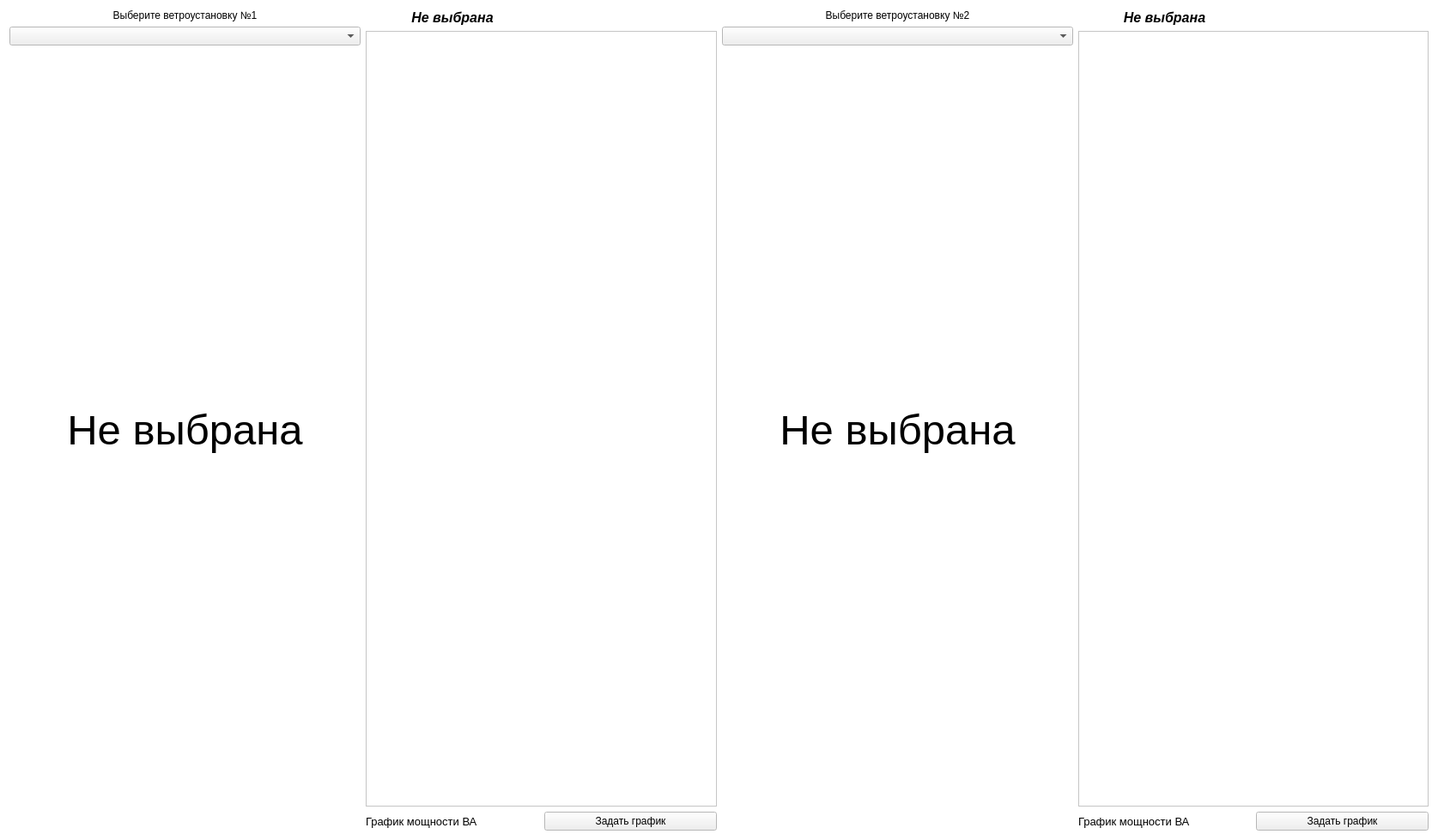
<?xml version="1.0" encoding="UTF-8"?>
<ui version="4.0">
 <class>WindGenerator</class>
 <widget class="QWidget" name="WindGenerator">
  <property name="geometry">
   <rect>
    <x>0</x>
    <y>0</y>
    <width>1675</width>
    <height>979</height>
   </rect>
  </property>
  <property name="sizePolicy">
   <sizepolicy hsizetype="Preferred" vsizetype="Preferred">
    <horstretch>1</horstretch>
    <verstretch>1</verstretch>
   </sizepolicy>
  </property>
  <property name="minimumSize">
   <size>
    <width>0</width>
    <height>0</height>
   </size>
  </property>
  <property name="maximumSize">
   <size>
    <width>1920</width>
    <height>1080</height>
   </size>
  </property>
  <property name="palette">
   <palette>
    <active>
     <colorrole role="Base">
      <brush brushstyle="SolidPattern">
       <color alpha="255">
        <red>255</red>
        <green>255</green>
        <blue>255</blue>
       </color>
      </brush>
     </colorrole>
     <colorrole role="Window">
      <brush brushstyle="SolidPattern">
       <color alpha="255">
        <red>255</red>
        <green>255</green>
        <blue>255</blue>
       </color>
      </brush>
     </colorrole>
    </active>
    <inactive>
     <colorrole role="Base">
      <brush brushstyle="SolidPattern">
       <color alpha="255">
        <red>255</red>
        <green>255</green>
        <blue>255</blue>
       </color>
      </brush>
     </colorrole>
     <colorrole role="Window">
      <brush brushstyle="SolidPattern">
       <color alpha="255">
        <red>255</red>
        <green>255</green>
        <blue>255</blue>
       </color>
      </brush>
     </colorrole>
    </inactive>
    <disabled>
     <colorrole role="Base">
      <brush brushstyle="SolidPattern">
       <color alpha="255">
        <red>255</red>
        <green>255</green>
        <blue>255</blue>
       </color>
      </brush>
     </colorrole>
     <colorrole role="Window">
      <brush brushstyle="SolidPattern">
       <color alpha="255">
        <red>255</red>
        <green>255</green>
        <blue>255</blue>
       </color>
      </brush>
     </colorrole>
    </disabled>
   </palette>
  </property>
  <property name="windowTitle">
   <string>Form</string>
  </property>
  <layout class="QHBoxLayout" name="horizontalLayout_9">
   <item>
    <layout class="QHBoxLayout" name="horizontalLayout_6">
     <item>
      <layout class="QVBoxLayout" name="verticalLayout_3">
       <item>
        <widget class="QLabel" name="label_9">
         <property name="layoutDirection">
          <enum>Qt::LeftToRight</enum>
         </property>
         <property name="text">
          <string>Выберите ветроустановку №1</string>
         </property>
         <property name="alignment">
          <set>Qt::AlignCenter</set>
         </property>
        </widget>
       </item>
       <item>
        <widget class="QComboBox" name="mSelectWG_1">
         <property name="contextMenuPolicy">
          <enum>Qt::PreventContextMenu</enum>
         </property>
        </widget>
       </item>
       <item>
        <widget class="QLabel" name="mImageWG_1">
         <property name="sizePolicy">
          <sizepolicy hsizetype="Expanding" vsizetype="Expanding">
           <horstretch>0</horstretch>
           <verstretch>1</verstretch>
          </sizepolicy>
         </property>
         <property name="maximumSize">
          <size>
           <width>500</width>
           <height>16777215</height>
          </size>
         </property>
         <property name="font">
          <font>
           <pointsize>37</pointsize>
          </font>
         </property>
         <property name="text">
          <string>Не выбрана</string>
         </property>
         <property name="scaledContents">
          <bool>true</bool>
         </property>
         <property name="alignment">
          <set>Qt::AlignCenter</set>
         </property>
        </widget>
       </item>
       <item>
        <layout class="QHBoxLayout" name="horizontalLayout_4">
         <item>
          <spacer name="horizontalSpacer_3">
           <property name="orientation">
            <enum>Qt::Horizontal</enum>
           </property>
           <property name="sizeHint" stdset="0">
            <size>
             <width>40</width>
             <height>20</height>
            </size>
           </property>
          </spacer>
         </item>
         <item>
          <widget class="QLabel" name="label_2">
           <property name="sizePolicy">
            <sizepolicy hsizetype="Preferred" vsizetype="Preferred">
             <horstretch>0</horstretch>
             <verstretch>0</verstretch>
            </sizepolicy>
           </property>
           <property name="text">
            <string/>
           </property>
           <property name="pixmap">
            <pixmap resource="rs.qrc">:/Resources/model/Screenshot_15.png</pixmap>
           </property>
           <property name="scaledContents">
            <bool>true</bool>
           </property>
          </widget>
         </item>
         <item>
          <spacer name="horizontalSpacer_4">
           <property name="orientation">
            <enum>Qt::Horizontal</enum>
           </property>
           <property name="sizeHint" stdset="0">
            <size>
             <width>40</width>
             <height>20</height>
            </size>
           </property>
          </spacer>
         </item>
        </layout>
       </item>
      </layout>
     </item>
     <item>
      <layout class="QVBoxLayout" name="verticalLayout_4">
       <item>
        <layout class="QHBoxLayout" name="horizontalLayout">
         <item>
          <widget class="QLabel" name="mSelectedWG">
           <property name="font">
            <font>
             <pointsize>12</pointsize>
             <weight>75</weight>
             <italic>true</italic>
             <bold>true</bold>
            </font>
           </property>
           <property name="text">
            <string>Не выбрана</string>
           </property>
           <property name="alignment">
            <set>Qt::AlignCenter</set>
           </property>
          </widget>
         </item>
         <item>
          <widget class="QLabel" name="CheckIcon_1">
           <property name="text">
            <string/>
           </property>
           <property name="pixmap">
            <pixmap resource="rs.qrc">:/Resources/Icon/warning4.png</pixmap>
           </property>
           <property name="alignment">
            <set>Qt::AlignCenter</set>
           </property>
          </widget>
         </item>
        </layout>
       </item>
       <item>
        <widget class="QTableView" name="tableView_WG_1">
         <property name="minimumSize">
          <size>
           <width>0</width>
           <height>0</height>
          </size>
         </property>
         <property name="midLineWidth">
          <number>1</number>
         </property>
         <property name="verticalScrollBarPolicy">
          <enum>Qt::ScrollBarAlwaysOff</enum>
         </property>
         <property name="horizontalScrollBarPolicy">
          <enum>Qt::ScrollBarAlwaysOff</enum>
         </property>
        </widget>
       </item>
       <item>
        <layout class="QHBoxLayout" name="horizontalLayout_8">
         <item>
          <widget class="QLabel" name="label_4">
           <property name="font">
            <font>
             <pointsize>10</pointsize>
            </font>
           </property>
           <property name="text">
            <string>График мощности ВА</string>
           </property>
          </widget>
         </item>
         <item>
          <widget class="QPushButton" name="speedPowerButton1">
           <property name="text">
            <string>Задать график</string>
           </property>
          </widget>
         </item>
        </layout>
       </item>
      </layout>
     </item>
    </layout>
   </item>
   <item>
    <layout class="QHBoxLayout" name="horizontalLayout_5">
     <item>
      <layout class="QVBoxLayout" name="verticalLayout">
       <item>
        <widget class="QLabel" name="label_10">
         <property name="sizePolicy">
          <sizepolicy hsizetype="Preferred" vsizetype="Preferred">
           <horstretch>0</horstretch>
           <verstretch>0</verstretch>
          </sizepolicy>
         </property>
         <property name="layoutDirection">
          <enum>Qt::LeftToRight</enum>
         </property>
         <property name="text">
          <string>Выберите ветроустановку №2</string>
         </property>
         <property name="alignment">
          <set>Qt::AlignCenter</set>
         </property>
        </widget>
       </item>
       <item>
        <widget class="QComboBox" name="mSelectWG_2"/>
       </item>
       <item>
        <widget class="QLabel" name="mImageWG_2">
         <property name="sizePolicy">
          <sizepolicy hsizetype="Expanding" vsizetype="Expanding">
           <horstretch>1</horstretch>
           <verstretch>0</verstretch>
          </sizepolicy>
         </property>
         <property name="maximumSize">
          <size>
           <width>500</width>
           <height>16777215</height>
          </size>
         </property>
         <property name="font">
          <font>
           <pointsize>37</pointsize>
          </font>
         </property>
         <property name="text">
          <string>Не выбрана</string>
         </property>
         <property name="scaledContents">
          <bool>true</bool>
         </property>
         <property name="alignment">
          <set>Qt::AlignCenter</set>
         </property>
        </widget>
       </item>
       <item>
        <layout class="QHBoxLayout" name="horizontalLayout_3">
         <item>
          <spacer name="horizontalSpacer">
           <property name="orientation">
            <enum>Qt::Horizontal</enum>
           </property>
           <property name="sizeHint" stdset="0">
            <size>
             <width>40</width>
             <height>20</height>
            </size>
           </property>
          </spacer>
         </item>
         <item>
          <widget class="QLabel" name="label">
           <property name="sizePolicy">
            <sizepolicy hsizetype="Preferred" vsizetype="Preferred">
             <horstretch>0</horstretch>
             <verstretch>0</verstretch>
            </sizepolicy>
           </property>
           <property name="maximumSize">
            <size>
             <width>216</width>
             <height>16777215</height>
            </size>
           </property>
           <property name="text">
            <string/>
           </property>
           <property name="pixmap">
            <pixmap resource="rs.qrc">:/Resources/model/Screenshot_16.png</pixmap>
           </property>
           <property name="scaledContents">
            <bool>true</bool>
           </property>
           <property name="alignment">
            <set>Qt::AlignCenter</set>
           </property>
          </widget>
         </item>
         <item>
          <spacer name="horizontalSpacer_2">
           <property name="orientation">
            <enum>Qt::Horizontal</enum>
           </property>
           <property name="sizeHint" stdset="0">
            <size>
             <width>40</width>
             <height>20</height>
            </size>
           </property>
          </spacer>
         </item>
        </layout>
       </item>
      </layout>
     </item>
     <item>
      <layout class="QVBoxLayout" name="verticalLayout_2">
       <item>
        <layout class="QHBoxLayout" name="horizontalLayout_2" stretch="0,0">
         <item>
          <widget class="QLabel" name="mSelectedWG_2">
           <property name="font">
            <font>
             <pointsize>12</pointsize>
             <weight>75</weight>
             <italic>true</italic>
             <bold>true</bold>
            </font>
           </property>
           <property name="text">
            <string>Не выбрана</string>
           </property>
           <property name="alignment">
            <set>Qt::AlignCenter</set>
           </property>
          </widget>
         </item>
         <item>
          <widget class="QLabel" name="CheckIcon_2">
           <property name="text">
            <string/>
           </property>
           <property name="pixmap">
            <pixmap resource="rs.qrc">:/Resources/Icon/warning4.png</pixmap>
           </property>
           <property name="alignment">
            <set>Qt::AlignCenter</set>
           </property>
          </widget>
         </item>
        </layout>
       </item>
       <item>
        <widget class="QTableView" name="tableView_WG_2">
         <property name="sizePolicy">
          <sizepolicy hsizetype="Expanding" vsizetype="Expanding">
           <horstretch>0</horstretch>
           <verstretch>0</verstretch>
          </sizepolicy>
         </property>
         <property name="minimumSize">
          <size>
           <width>0</width>
           <height>0</height>
          </size>
         </property>
        </widget>
       </item>
       <item>
        <layout class="QHBoxLayout" name="horizontalLayout_7">
         <item>
          <widget class="QLabel" name="label_3">
           <property name="font">
            <font>
             <pointsize>10</pointsize>
            </font>
           </property>
           <property name="text">
            <string>График мощности ВА</string>
           </property>
          </widget>
         </item>
         <item>
          <widget class="QPushButton" name="speedPowerButton2">
           <property name="text">
            <string>Задать график</string>
           </property>
          </widget>
         </item>
        </layout>
       </item>
      </layout>
     </item>
    </layout>
   </item>
  </layout>
 </widget>
 <resources>
  <include location="rs.qrc"/>
 </resources>
 <connections>
  <connection>
   <sender>mSelectWG_2</sender>
   <signal>activated(QString)</signal>
   <receiver>mSelectedWG_2</receiver>
   <slot>setText(QString)</slot>
   <hints>
    <hint type="sourcelabel">
     <x>1319</x>
     <y>112</y>
    </hint>
    <hint type="destinationlabel">
     <x>1667</x>
     <y>117</y>
    </hint>
   </hints>
  </connection>
  <connection>
   <sender>mSelectWG_1</sender>
   <signal>activated(QString)</signal>
   <receiver>mSelectedWG</receiver>
   <slot>setText(QString)</slot>
   <hints>
    <hint type="sourcelabel">
     <x>284</x>
     <y>116</y>
    </hint>
    <hint type="destinationlabel">
     <x>746</x>
     <y>111</y>
    </hint>
   </hints>
  </connection>
 </connections>
</ui>
